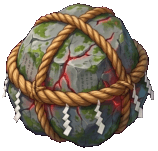
#> input picture tools/ile-v3/jeu/rocher.png, 158 x 151 px
$ python vues.py jeu/rocher.png
#> lines starting #> are read from the running program, lines starting #| are printed output that depends on the picture; after the words box and inside, x2 and y2 are one past the last pixel; in counts of white or black regions, pixels touching at a corner belong together
### tools/ile-v3/echelle.py
"""Agrandissements pixel art (Scale2x / Scale3x, famille EPX/AdvMAME) en numpy."""
import numpy as np


def _eq(a, b):
    return np.all(a == b, axis=-1)


def scale2x(img, wrap=True):
    p = np.pad(img, ((1, 1), (1, 1), (0, 0)), mode='wrap' if wrap else 'edge')
    E = p[1:-1, 1:-1]
    B, D, F, H = p[:-2, 1:-1], p[1:-1, :-2], p[1:-1, 2:], p[2:, 1:-1]
    c = ~_eq(B, H) & ~_eq(D, F)
    o = np.repeat(np.repeat(E, 2, 0), 2, 1)
    e0 = np.where((c & _eq(D, B))[..., None], D, E)
    e1 = np.where((c & _eq(B, F))[..., None], F, E)
    e2 = np.where((c & _eq(D, H))[..., None], D, E)
    e3 = np.where((c & _eq(H, F))[..., None], F, E)
    o[0::2, 0::2], o[0::2, 1::2], o[1::2, 0::2], o[1::2, 1::2] = e0, e1, e2, e3
    return o


# [23 lines left out: function scale3x, not called in this run]


def nn(img, k):
    return np.repeat(np.repeat(img, k, 0), k, 1)

### tools/ile-v3/vues.py
"""Vues à l'échelle du jeu : morceau de la carte (résolution dessin) agrandi en Scale2x + persos."""
import json, sys
import numpy as np
from PIL import Image
from echelle import scale2x

R = '/home/user/rivages-des-morts/public/sprites/anim/'
SQ3 = np.sqrt(3)
S = 1.5


def frame(nom, idx=0):
    d = json.load(open(R + nom + '.json'))
    f = d['frames'][idx]['frame']
    im = Image.open(R + nom + '.webp').convert('RGBA').crop((f['x'], f['y'], f['x'] + f['w'], f['y'] + f['h']))
    a = np.array(im)[..., 3]
    ys, xs = np.nonzero(a > 0)
    return im, ((xs.min() + xs.max()) // 2, ys.max())


def px(u, v, h, N):
    """(u, v) en unités du plan, h en unités du monde → pixel de la carte agrandie (2N)."""
    K = 0.8165 * N / (80 * S)
    return 2 * (u / 80 + 0.5) * N, 2 * ((0.5 - v / (80 * SQ3)) * N - h * K)


def vue(carte, centre, taille, persos, sortie):
    N = carte.shape[0]
    cx, cy = px(*centre, 0, N)
    w, hh = taille
    x0, y0 = int(cx - w // 2) // 2, int(cy - hh // 2) // 2
    bout = carte[y0:y0 + hh // 2, x0:x0 + w // 2]
    im = Image.fromarray(scale2x(bout, wrap=False)).convert('RGBA')
    for nom, u, v, h, miroir in persos:
        f, (ax, ay) = frame(nom)
        if miroir:
            f = f.transpose(Image.FLIP_LEFT_RIGHT)
            ax = f.width - 1 - ax
        x, y = px(u, v, h, N)
        im.alpha_composite(f, (int(x) - 2 * x0 - ax, int(y) - 2 * y0 - ay))
    im.convert('RGB').save(sortie)


G, SO, KA = 'heros-demi-dieu-guerrier', 'heros-demi-dieu-sorcier', 'kappa'
if __name__ == '__main__':
    carte = np.array(Image.open(sys.argv[1] if len(sys.argv) > 1 else 'ile-4224.png').convert('RGB'))
    qui = sys.argv[2:] or ['pont', 'cascade', 'ponton', 'village', 'volcan', 'rizieres']
    V = {
        'pont': ((2.5, 20), (1600, 1100), [(G, 2.6, 19.8, 3.17, False), (KA, 9.5, 14.0, 2.2, True), (SO, -3.0, 25.5, 2.2, False)]),
        'cascade': ((15, 42), (1800, 1300), [(G, 20.0, 36.0, 2.2, True), (SO, 6.5, 41.5, 4.4, False)]),
        'ponton': ((-21, -44), (1600, 1100), [(G, -23.0, -47.0, 0.75, False), (SO, -18.5, -40.5, 0.4, True)]),
        'village': ((-14, 4), (1600, 1100), [(G, -14, 3, 2.2, False), (SO, -11.5, 1, 2.2, True), (KA, -8.5, 10.5, 2.2, True)]),
        'volcan': ((-14, 40), (1800, 1300), [(G, -5.5, 34, 4.4, False)]),
        'rizieres': ((19, 12), (1600, 1100), [(SO, 11.5, 8, 2.2, False), (KA, 12, -2, 2.2, True)]),
    }
    for k in qui:
        c, t, pers = V[k]
        vue(carte, c, t, pers, f'vue-{k}.png')
#> in scale2x, `B, D, F, H = p[:-2, 1:-1], p[1:-1, :-2], p[1:-1, 2:], p[2:, 1:-1]`:
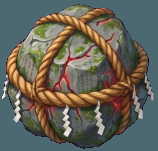
#> B: shape (151, 158, 3); mean R, G, B 102, 99.9, 88.4
#> in scale2x, `B, D, F, H = p[:-2, 1:-1], p[1:-1, :-2], p[1:-1, 2:], p[2:, 1:-1]`:
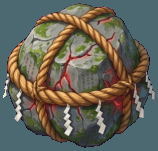
#> D: shape (151, 158, 3); mean R, G, B 102, 99.9, 88.4
#> in scale2x, `B, D, F, H = p[:-2, 1:-1], p[1:-1, :-2], p[1:-1, 2:], p[2:, 1:-1]`:
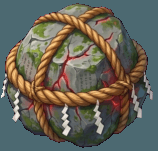
#> F: shape (151, 158, 3); mean R, G, B 102, 99.9, 88.4
#> in _eq, `return np.all(a == b, axis=-1)`:
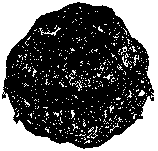
#> returned value: shape (151, 158) bool; 38.4% white; 522 white regions (512 under 20 px), largest, box (x1, y1, x2, y2) and area: (0, 0, 158, 151) 7695, (39, 27, 61, 36) 50, (122, 56, 131, 67) 32
#> in _eq (call 2), `return np.all(a == b, axis=-1)`: returned value: shape (151, 158) bool; 37.7% white; 477 white regions (470 under 20 px), largest, box (x1, y1, x2, y2) and area: (0, 0, 158, 151) 7714, (86, 125, 96, 139) 38, (51, 25, 61, 36) 36
#> in scale2x, `c = ~_eq(B, H) & ~_eq(D, F)`:
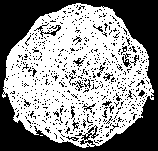
#> c: shape (151, 158) bool; 56.6% white; 657 black regions (633 under 20 px), largest, box (x1, y1, x2, y2) and area: (0, 0, 158, 151) 8013, (34, 23, 61, 37) 98, (122, 53, 131, 67) 57
#> in scale2x, `o = np.repeat(np.repeat(E, 2, 0), 2, 1)`:
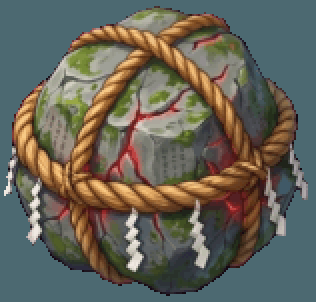
#> o: shape (302, 316, 3); mean R, G, B 102, 99.9, 88.4
#> in _eq (call 3), `return np.all(a == b, axis=-1)`: returned value: shape (151, 158) bool; 41.5% white; 618 white regions (603 under 20 px), largest, box (x1, y1, x2, y2) and area: (0, 0, 158, 151) 7810, (85, 127, 103, 142) 97, (104, 116, 112, 134) 55
#> in _eq (call 4), `return np.all(a == b, axis=-1)`: returned value: shape (151, 158) bool; 40.7% white; 661 white regions (651 under 20 px), largest, box (x1, y1, x2, y2) and area: (0, 0, 158, 151) 7830, (118, 51, 131, 69) 52, (140, 79, 145, 97) 47
#> in _eq (call 5), `return np.all(a == b, axis=-1)`: returned value: shape (151, 158) bool; 40.7% white; 661 white regions (651 under 20 px), largest, box (x1, y1, x2, y2) and area: (0, 0, 158, 151) 7830, (119, 50, 132, 68) 52, (141, 78, 146, 96) 47
#> in _eq (call 6), `return np.all(a == b, axis=-1)`:
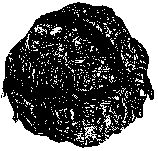
#> returned value: shape (151, 158) bool; 41.5% white; 618 white regions (603 under 20 px), largest, box (x1, y1, x2, y2) and area: (0, 0, 158, 151) 7810, (84, 126, 102, 141) 97, (103, 115, 111, 133) 55
#> (the run stopped early here; a loop or call above may not have finished)
